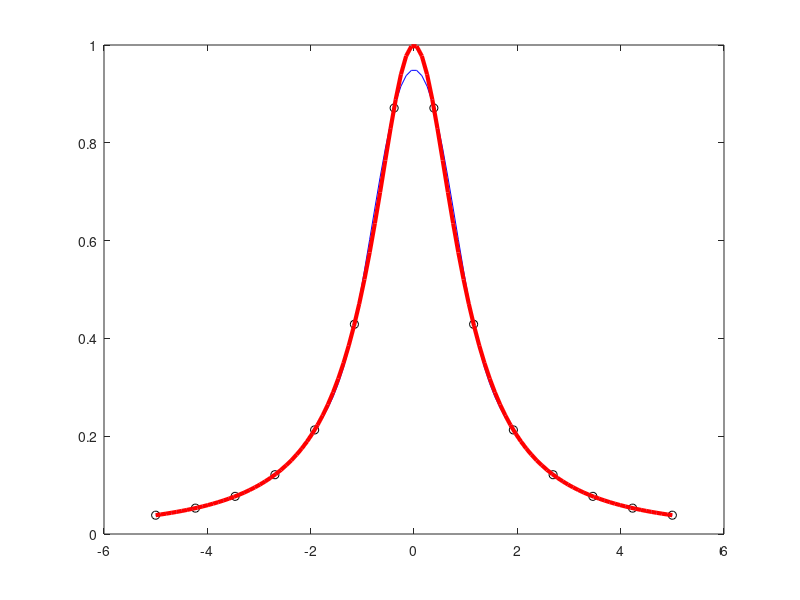

This chart was generated by the following MATLAB code:
%% Computing a cubic Spline "not-a-knot" with different degrees

% Represent the cubic spline that satisfies the not-a-knot condition and
% interpolating the function f(x) = 1/(1+x^2) in I=[-5,5], of degree 
% 6,10,14

a = -5;
b = 5;
f = @(x) 1./(1+x.^2);
z = linspace(a, b);

% fz is the non-polynomial real function computed over the interval,
% then I divide the interval into nodes and compare the two 
% with the infinity norm

fz = f(z);

% Equally spaced knots which vary depending on whether you 
% want 6 10 14 knots
% I create the vector y that uses the function that I had pre-set 
% to calculate
% cubic spline not a knot calculated in the z interval and interpolating
% the data contained in the x and y vectors

for n=6:4:14
    x = linspace(a,b,n); 
    y = f(x);            
    s = spline(x,y,z);    
    
    % Plotting and evaluating the error
    plot(x,y,'ko', z,s,'b', z,fz,'r','linewidth',3);
    err = norm(s - fz, inf);
    pause
end
